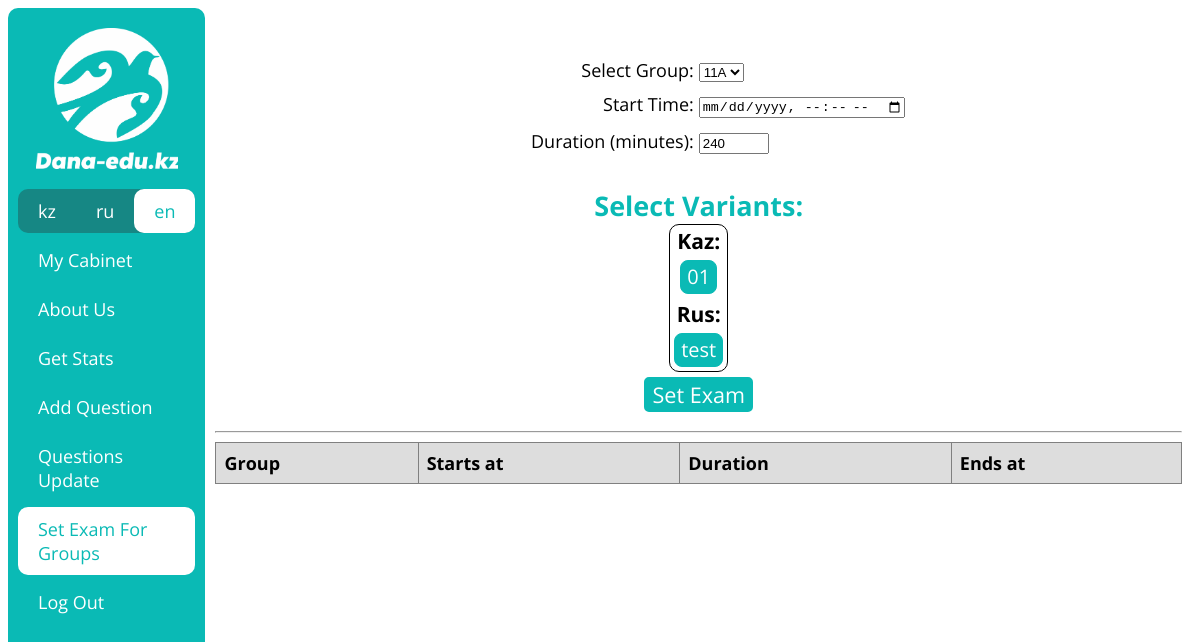
/en/set_exam_for_groups (signed in), run on an earlier commit of the app's database.
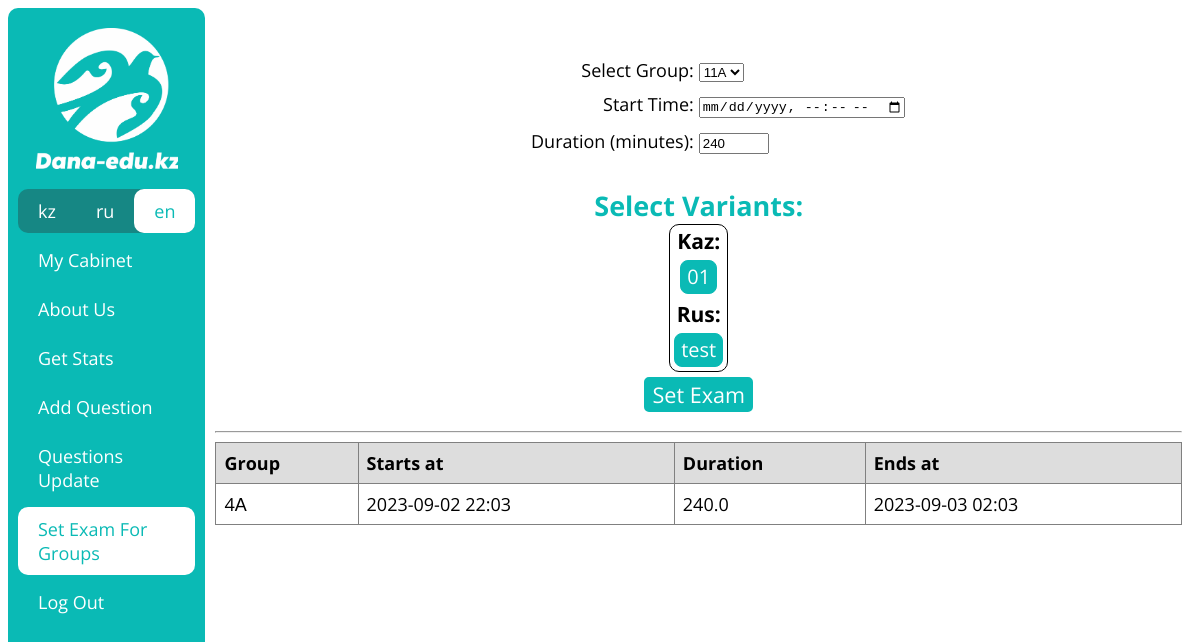
And on a later commit of the database.
### examapp/models.py (models this page shows, shortened)
class Variant(models.Model):
    name = models.CharField(max_length=100)
    exam_type = models.CharField(max_length=10, choices=getExamTypesChoices())
    language = models.CharField(max_length=3, choices=getVariantLanguageChoices())

class ExamForGroup(models.Model):
    group = models.ForeignKey('Group', on_delete=models.CASCADE)
    variants = models.ManyToManyField('Variant')
    duration = models.FloatField(default=240)
    starts_at = models.DateTimeField()
    ends_at = models.DateTimeField(null=True, blank=True)
    ended_users = models.ManyToManyField('CustomUser', blank=True)

class Group(models.Model):
    number = models.SmallIntegerField(choices=getNumberChoices())
    literal = models.CharField(choices=getLiteralChoices(), max_length=1)
    school = models.ForeignKey('School', on_delete=models.CASCADE)
    def __str__(self):
        return str(self.number) + str(self.literal)

### examapp/views.py (the view, shortened to what this page needs)
# urls.py: path('set_exam_for_groups', setExamForGroup, name='set_exam_for_groups_url'),
@login_required(login_url='login_url')
def setExamForGroup(request):
    if request.user.type != 'MO':
        return redirect('home_url')
    if request.method == 'GET':
        context = {'groups': Group.objects.all(),
                   'vars_ru': Variant.objects.filter(language='RUS'),
                   'vars_kz': Variant.objects.filter(language='KAZ'),
                   'exam_for_groups': ExamForGroup.objects.all().order_by('-pk'),
                   'urls': getUserUrls(request.user)}
        return render(request, 'set_exam_for_groups_page.html', context)

### examapp/functions.py (called while the page is built)
def getUserUrls(user) -> []:
    urls = [
        {'text': _('My Cabinet'), 'url': 'cabinet_url'},
        {'text': _('About Us'), 'url': 'about_us_url'}
    ]
    if user.type == 'PU':
        urls.append({'text': _('Init Exam'), 'url': 'exam_init_url'})
        urls.append({'text': _('Exam Results'), 'url': 'exam_results_url'})
    if user.type == 'MO':
        urls.append({'text': _('Get Stats'), 'url': 'get_stats_url'})
        urls.append({'text': _('Add Question'), 'url': 'add_questions_init_url'})
        urls.append({'text': _('Questions Update'), 'url': 'questions_update_url'})
        urls.append({'text': _('Set Exam For Groups'), 'url': 'set_exam_for_groups_url'})
    urls.append({'text': _('Log Out'), 'url': 'logout_url'})
    return urls

### templates/set_exam_for_groups_page.html (shortened to what this page needs)
{% extends 'base.html' %}
{% load i18n %}
{% block content %}
    <div align="center" style="font-size: 18px;">
        <form id="group-form" class="form" action="{% url 'set_exam_for_groups_url' %}" method="post">
            <p>
                <label for="group">{% trans 'Select Group:' %} </label>
                <select id="group" name="group" onchange="updateDuration()">
                    {% for group in groups %}
                        <option value="{{ group.id }}">{{ group.number }}{{ group.literal }}</option>
                    {% endfor %}
                </select>
            </p>
            <p>
                <label for="start_time">{% trans 'Start Time:' %} </label>
                <input type="datetime-local" id="start_time" name="start_time" required>
            </p>
            <p>
                <label for="duration">{% trans 'Duration (minutes):' %} </label>
                <input type="number" id="duration" name="duration" style="width:30%" required>
            </p>
        </form>
        <h2 style="margin-bottom: 0px;">{% trans 'Select Variants:' %}</h2>
        <div id="variants" align="center">
            <h3 style="margin-top: 1px; margin-bottom: 1px;">Kaz:</h3>
            {% for variant in vars_kz %}
                <button class="question_button" onclick="selectVariant({{ variant.id }})" style="width: auto; border: 1px solid #0ABAB5; border-radius: 8px;">{{ variant.name }}</button>
            {% endfor %}
            <h3 style="margin-top: 1px; margin-bottom: 1px;">Rus:</h3>
            {% for variant in vars_ru %}
                <button class="question_button" onclick="selectVariant({{ variant.id }})" style="width: auto; border: 1px solid #0ABAB5; border-radius: 8px;">{{ variant.name }}</button>
            {% endfor %}
        </div>
        <input class="btn" form="group-form" type="submit" value="{% trans 'Set Exam' %}" style="font-size: 120%">
        <hr>
        <table class="groups_exams">
            <tr>
                <th>{% trans 'Group' %}</th>
                <th>{% trans 'Starts at' %}</th>
                <th>{% trans 'Duration' %}</th>
                <th>{% trans 'Ends at' %}</th>
            </tr>
            {% for exam in exam_for_groups %}
                <tr>
                    <td>{{ exam.group }}</td>
                    <td>{{ exam.starts_at|date:'Y-m-d H:i' }}</td>
                    <td>{{ exam.duration }}</td>
                    <td>{{ exam.ends_at|date:'Y-m-d H:i' }}</td>
                </tr>
            {% endfor %}
        </table>
    </div>
{% endblock content %}

What changed in the data, as far as the page shows it:
added ExamForGroup: group "4А", starts_at "2023-09-02 22:03", duration "240.0", ends_at "2023-09-03 02:03"
